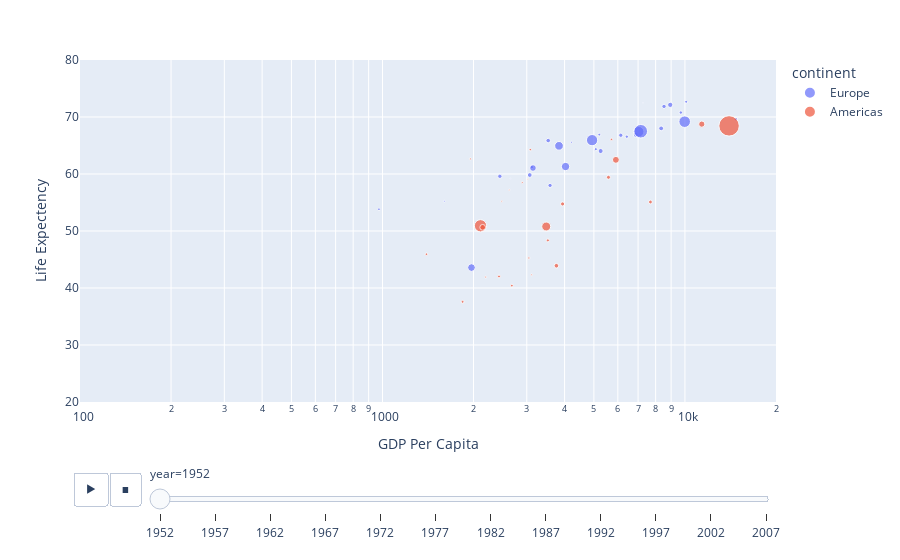

Source (notebook cell):
### Code cell
fig = px.scatter(gdp, x='gdpPercap', y='lifeExp', color='continent', size='pop', size_max=20, 
                hover_name='country',log_x=True, animation_frame='year',
                 animation_group='country', range_x=[100, 20000], range_y=[20,80], 
                labels=dict(pop="Population", gdpPercap="GDP Per Capita", lifeExp="Life Expectency"))
fig.show()

### Figure 1 — Plotly figure (JSON) as saved in the notebook; plotly's stock layout.template omitted (floating-point values rounded to 4 significant figures)
{"data": [{"hovertemplate": "<b>%{hovertext}</b><br><br>continent=Europe<br>year=1952<br>GDP Per Capita=%{x}<br>Life Expectency=%{y}<br>Population=%{marker.size}<extra></extra>", "hovertext": ["Albania", "Austria", "Belgium", "Bosnia and Herzegovina", "Bulgaria", "Croatia", "Czech Republic", "Denmark", "Finland", "France", "Germany", "Greece", "Hungary", "Iceland", "Ireland", "Italy", "Montenegro", "Netherlands", "Norway", "Poland", "Portugal", "Romania", "Serbia", "Slovak Republic", "Slovenia", "Spain", "Sweden", "Switzerland", "Turkey", "United Kingdom"], "ids": ["Albania", "Austria", "Belgium", "Bosnia and Herzegovina", "Bulgaria", "Croatia", "Czech Republic", "Denmark", "Finland", "France", "Germany", "Greece", "Hungary", "Iceland", "Ireland", "Italy", "Montenegro", "Netherlands", "Norway", "Poland", "Portugal", "Romania", "Serbia", "Slovak Republic", "Slovenia", "Spain", "Sweden", "Switzerland", "Turkey", "United Kingdom"], "legendgroup": "Europe", "marker": {"color": "#636efa", "size": [1282697, 6927772, 8730405, 2791000, 7274900, 3882229, 9125183, 4334000, 4090500, 42459667, 69145952, 7733250, 9504000, 147962, 2952156, 47666000, 413834, 10381988, 3327728, 25730551, 8526050, 16630000, 6860147, 3558137, 1489518, 28549870, 7124673, 4815000, 22235677, 50430000], "sizemode": "area", "sizeref": 752800.0, "symbol": "circle"}, "mode": "markers", "name": "Europe", "orientation": "v", "showlegend": true, "type": "scatter", "x": [1601.0, 6137.0, 8343.0, 973.5, 2444.0, 3119.0, 6876.0, 9692.0, 6425.0, 7030.0, 7144.0, 3531.0, 5264.0, 7268.0, 5210.0, 4931.0, 2648.0, 8942.0, 10100.0, 4029.0, 3068.0, 3145.0, 3581.0, 5075.0, 4215.0, 3834.0, 8528.0, 14730.0, 1969.0, 9980.0], "xaxis": "x", "y": [55.23, 66.8, 68, 53.82, 59.6, 61.21, 66.87, 70.78, 66.55, 67.41, 67.5, 65.86, 64.03, 72.49, 66.91, 65.94, 59.16, 72.13, 72.67, 61.31, 59.82, 61.05, 58.0, 64.36, 65.57, 64.94, 71.86, 69.62, 43.59, 69.18], "yaxis": "y"}, {"hovertemplate": "<b>%{hovertext}</b><br><br>continent=Americas<br>year=1952<br>GDP Per Capita=%{x}<br>Life Expectency=%{y}<br>Population=%{marker.size}<extra></extra>", "hovertext": ["Argentina", "Bolivia", "Brazil", "Canada", "Chile", "Colombia", "Costa Rica", "Cuba", "Dominican Republic", "Ecuador", "El Salvador", "Guatemala", "Haiti", "Honduras", "Jamaica", "Mexico", "Nicaragua", "Panama", "Paraguay", "Peru", "Puerto Rico", "Trinidad and Tobago", "United States", "Uruguay", "Venezuela"], "ids": ["Argentina", "Bolivia", "Brazil", "Canada", "Chile", "Colombia", "Costa Rica", "Cuba", "Dominican Republic", "Ecuador", "El Salvador", "Guatemala", "Haiti", "Honduras", "Jamaica", "Mexico", "Nicaragua", "Panama", "Paraguay", "Peru", "Puerto Rico", "Trinidad and Tobago", "United States", "Uruguay", "Venezuela"], "legendgroup": "Americas", "marker": {"color": "#EF553B", "size": [17876956, 2883315, 56602560, 14785584, 6377619, 12350771, 926317, 6007797, 2491346, 3548753, 2042865, 3146381, 3201488, 1517453, 1426095, 30144317, 1165790, 940080, 1555876, 8025700, 2227000, 662850, 157553000, 2252965, 5439568], "sizemode": "area", "sizeref": 752800.0, "symbol": "circle"}, "mode": "markers", "name": "Americas", "orientation": "v", "showlegend": true, "type": "scatter", "x": [5911.0, 2677.0, 2109.0, 11370.0, 3940.0, 2144.0, 2627.0, 5587.0, 1398.0, 3522.0, 3048.0, 2428.0, 1840.0, 2195.0, 2899.0, 3478.0, 3112.0, 2480.0, 1952.0, 3759.0, 3082.0, 3023.0, 13990.0, 5717.0, 7690.0], "xaxis": "x", "y": [62.48, 40.41, 50.92, 68.75, 54.74, 50.64, 57.21, 59.42, 45.93, 48.36, 45.26, 42.02, 37.58, 41.91, 58.53, 50.79, 42.31, 55.19, 62.65, 43.9, 64.28, 59.1, 68.44, 66.07, 55.09], "yaxis": "y"}], "layout": {"legend": {"itemsizing": "constant", "title": {"text": "continent"}, "tracegroupgap": 0}, "margin": {"t": 60}, "sliders": [{"active": 0, "currentvalue": {"prefix": "year="}, "len": 0.9, "pad": {"b": 10, "t": 60}, "steps": [{"args": [["1952"], {"frame": {"duration": 0, "redraw": false}, "fromcurrent": true, "mode": "immediate", "transition": {"duration": 0, "easing": "linear"}}], "label": "1952", "method": "animate"}, {"args": [["1957"], {"frame": {"duration": 0, "redraw": false}, "fromcurrent": true, "mode": "immediate", "transition": {"duration": 0, "easing": "linear"}}], "label": "1957", "method": "animate"}, {"args": [["1962"], {"frame": {"duration": 0, "redraw": false}, "fromcurrent": true, "mode": "immediate", "transition": {"duration": 0, "easing": "linear"}}], "label": "1962", "method": "animate"}, {"args": [["1967"], {"frame": {"duration": 0, "redraw": false}, "fromcurrent": true, "mode": "immediate", "transition": {"duration": 0, "easing": "linear"}}], "label": "1967", "method": "animate"}, {"args": [["1972"], {"frame": {"duration": 0, "redraw": false}, "fromcurrent": true, "mode": "immediate", "transition": {"duration": 0, "easing": "linear"}}], "label": "1972", "method": "animate"}, {"args": [["1977"], {"frame": {"duration": 0, "redraw": false}, "fromcurrent": true, "mode": "immediate", "transition": {"duration": 0, "easing": "linear"}}], "label": "1977", "method": "animate"}, {"args": [["1982"], {"frame": {"duration": 0, "redraw": false}, "fromcurrent": true, "mode": "immediate", "transition": {"duration": 0, "easing": "linear"}}], "label": "1982", "method": "animate"}, {"args": [["1987"], {"frame": {"duration": 0, "redraw": false}, "fromcurrent": true, "mode": "immediate", "transition": {"duration": 0, "easing": "linear"}}], "label": "1987", "method": "animate"}, {"args": [["1992"], {"frame": {"duration": 0, "redraw": false}, "fromcurrent": true, "mode": "immediate", "transition": {"duration": 0, "easing": "linear"}}], "label": "1992", "method": "animate"}, {"args": [["1997"], {"frame": {"duration": 0, "redraw": false}, "fromcurrent": true, "mode": "immediate", "transition": {"duration": 0, "easing": "linear"}}], "label": "1997", "method": "animate"}, {"args": [["2002"], {"frame": {"duration": 0, "redraw": false}, "fromcurrent": true, "mode": "immediate", "transition": {"duration": 0, "easing": "linear"}}], "label": "2002", "method": "animate"}, {"args": [["2007"], {"frame": {"duration": 0, "redraw": false}, "fromcurrent": true, "mode": "immediate", "transition": {"duration": 0, "easing": "linear"}}], "label": "2007", "method": "animate"}], "x": 0.1, "xanchor": "left", "y": 0, "yanchor": "top"}], "updatemenus": [{"buttons": [{"args": [null, {"frame": {"duration": 500, "redraw": false}, "fromcurrent": true, "mode": "immediate", "transition": {"duration": 500, "easing": "linear"}}], "label": "&#9654;", "method": "animate"}, {"args": [[null], {"frame": {"duration": 0, "redraw": false}, "fromcurrent": true, "mode": "immediate", "transition": {"duration": 0, "easing": "linear"}}], "label": "&#9724;", "method": "animate"}], "direction": "left", "pad": {"r": 10, "t": 70}, "showactive": false, "type": "buttons", "x": 0.1, "xanchor": "right", "y": 0, "yanchor": "top"}], "xaxis": {"anchor": "y", "domain": [0, 1], "range": [2, 4.301], "title": {"text": "GDP Per Capita"}, "type": "log"}, "yaxis": {"anchor": "x", "domain": [0, 1], "range": [20, 80], "title": {"text": "Life Expectency"}}}}
